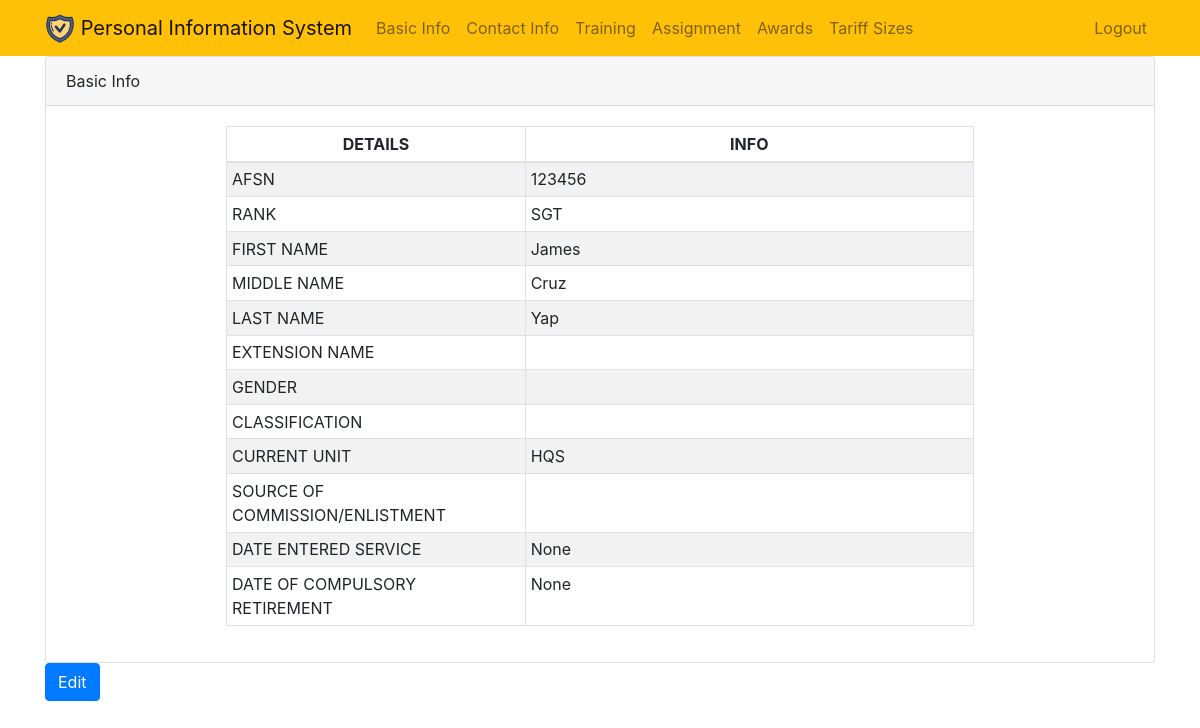
The page /basicinfo/view/ (signed in) on the database as committed earlier.
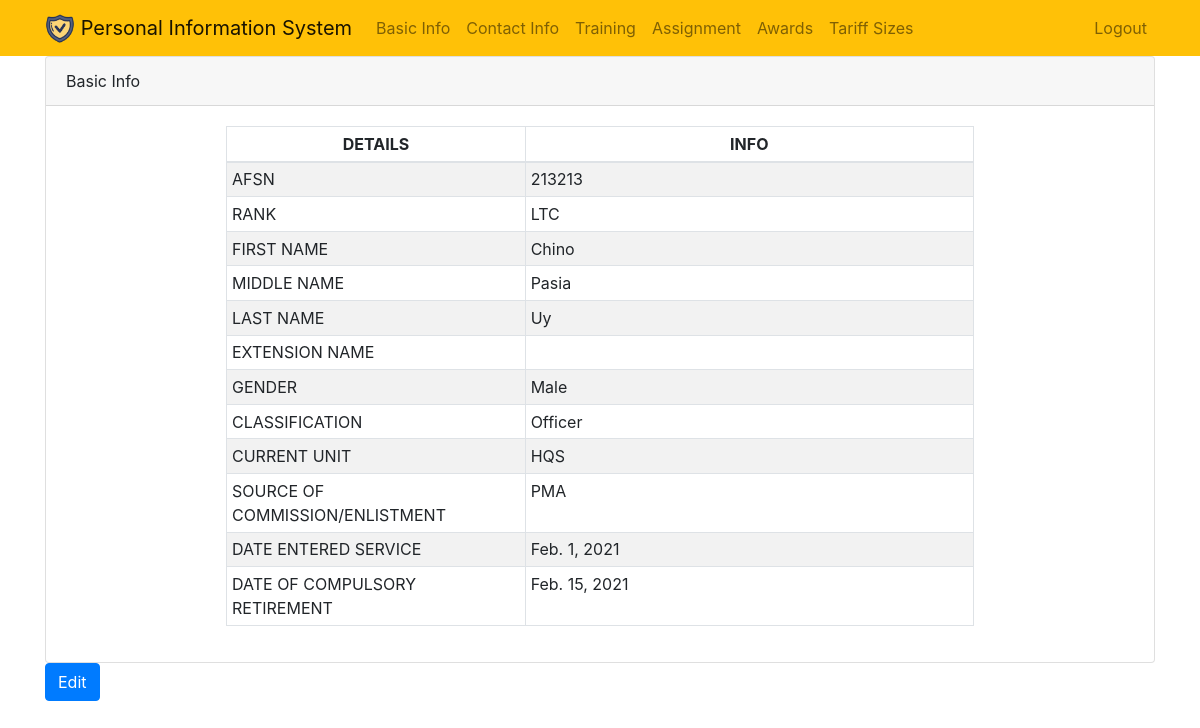
The same page on the database as committed later.
### basic_info/models.py (models this page shows, shortened)
class BasicInfo(models.Model):
	afsn = models.CharField(max_length=10, blank=True, verbose_name='AFSN')
	firstname = models.CharField(max_length=50, blank=True, verbose_name='FIRST NAME')
	middlename = models.CharField(max_length=50, blank=True, verbose_name='MIDDLE NAME')
	lastname = models.CharField(max_length=50, blank=True, verbose_name='LAST NAME')
	extensionname = models.CharField(max_length=50, blank=True, verbose_name='EXTENSION NAME')
	gender_choice = (
        ("Male", "Male"),
        ("Female", "Female"),
    )
	gender = models.CharField(choices=gender_choice, max_length=20, blank=True, verbose_name='GENDER')
	classification_choice = (
        ("Officer", "Officer"),
        ("Enlisted", "Enlisted"),
    )
	classification = models.CharField(choices=classification_choice,max_length=20, blank=True, verbose_name='CLASSIFICATION')
	rank = models.CharField(max_length=20, blank=True, verbose_name='RANK')
	assign = models.CharField(max_length=20, blank=True, verbose_name='CURRENT UNIT')
	source = models.CharField(max_length=20, blank=True, verbose_name='SOURCE OF COMMISION')
	dateentersvc = models.DateField(null=True, blank=True, verbose_name='DATE ENTERED SERVICE')
	datecompret = models.DateField(null=True, blank=True, verbose_name='DATE OF COMPULSORY RETIREMENT')
	user = models.ForeignKey(User, on_delete=models.CASCADE)

### basic_info/views.py (the view)
# urls.py: path('view/', views.basicinfoview, name='basicinfoview'),
@login_required
def basicinfoview(request):
	basics = BasicInfo.objects.filter(user=request.user)
	return render(request, 'basic_info/basicinfoview.html', {'basics':basics})

### basic_info/templates/basic_info/basicinfoview.html (shortened to what this page needs)
{% extends 'basic_info/base.html' %}
{% block content %}
    {% if basics %}
        <div class="row">
		    <div class="col-lg-12">
		        <div class="card">
		            <div class="card-header">
		                Basic Info </div>
		            <div class="card-body">
		                <table class="table table-responsive-sm table-bordered table-striped table-sm" style="width:70%" align="center">
		                    <thead>
		                        <tr align="center">
		                        	<th style="width:40%">DETAILS</th>
		                            <th style="width:60%">INFO</th>
		                        </tr>
		                    </thead>
		                    <tbody>
		                        {% for basic in basics %}
		                            <tr>
		                                <td>AFSN</td>
                                        <td>{{ basic.afsn }}</td>
                                    </tr>
                                    <tr>
                                        <td>RANK</td>
                                        <td>{{ basic.rank }}</td>
                                    </tr>
                                    <tr>
                                        <td>FIRST NAME</td>
                                        <td>{{ basic.firstname }}</td>
                                    </tr>
                                    <tr>
                                        <td>MIDDLE NAME</td>
                                        <td>{{ basic.middlename }}</td>
                                    </tr>
                                    <tr>
                                        <td>LAST NAME</td>
                                        <td>{{ basic.lastname }}</td>
                                    </tr>
                                    <tr>
                                        <td>EXTENSION NAME</td>
                                        <td>{{ basic.extensioname }}</td>
                                    </tr>
                                    <tr>
                                        <td>GENDER</td>
		                                <td>{{ basic.gender }}</td>
                                    </tr>
                                    <tr>
                                        <td>CLASSIFICATION</td>
		                                <td>{{ basic.classification }}</td>
                                    </tr>
                                    <tr>
                                        <td>CURRENT UNIT</td>
		                                <td>{{ basic.assign }}</td>
		                            </tr>
                                    <tr>
                                        <td>SOURCE OF COMMISSION/ENLISTMENT</td>
		                                <td>{{ basic.source }}</td>
                                    </tr>
                                    <tr>
                                        <td>DATE ENTERED SERVICE</td>
		                                <td>{{ basic.dateentersvc }}</td>
                                    </tr>
                                    <tr>
                                        <td>DATE OF COMPULSORY RETIREMENT</td>
		                                <td>{{ basic.datecompret }}</td>
		                            </tr>
		                        {% endfor %}
		                    </tbody>
		                </table>
		            </div>
		        </div>
		    </div>
		</div>
        <a href="{% url 'basicinfoedit' %}">
        	<button id="edit" type="button" class="btn btn-primary">Edit</button>
        </a>
    {% endif %}
{% endblock %}

### basic_info/templates/basic_info/base.html (shortened to what this page needs)
{% load static %}
<!doctype html>
<html lang="en">
<head>
    <link rel="stylesheet" href="https://stackpath.bootstrapcdn.com/bootstrap/4.4.1/css/bootstrap.min.css">
</head>
<body>
<nav class="navbar navbar-expand-md navbar-light bg-warning">
<div class="container">
    <a class="navbar-brand" href="{% url 'home' %}">
         <img src="{% static 'basic_info/images/shield.png' %}" width="30" height="30" class="d-inline-block align-top">
        <span>Personal Information System</span>
    </a>
    <div class="collapse navbar-collapse" id="navbarNav">
    {% if user.is_authenticated %}
        <ul class="navbar-nav mr-auto">
                <li class="nav-item {{ current }}">
                    <a class="nav-link" href="{% url 'basicinfoview' %}">Basic Info</a>
                </li>
                <li class="nav-item {{ create }}">
                    <a class="nav-link" href="#">Contact Info</a>
                </li>
                <li class="nav-item {{ completed }}">
                    <a class="nav-link" href="{% url 'trainingview' %}">Training</a>
                </li>
                <li class="nav-item {{ create }}">
                    <a class="nav-link" href="{% url 'assignmentview' %}">Assignment</a>
                </li>
                <li class="nav-item {{ create }}">
                    <a class="nav-link" href="#">Awards</a>
                </li>
                <li class="nav-item {{ create }}">
                    <a class="nav-link" href="#">Tariff Sizes</a>
                </li>
        </ul>
    {% endif %}
    <ul class="navbar-nav ml-auto">
            {% if user.is_authenticated %}
                <li class="nav-item">
                    <a href="#" onclick="$('#signOutBtn').click()" class="nav-link">Logout</a>
                </li>
            {% endif %}
        </ul>
    </div>
</div>
</nav>
<div class="container">
{% block content %}{% endblock %}
</div>
</body>
</html>

Rows that differ between the two databases and show on the page:
removed BasicInfo: afsn "123456", rank "SGT", firstname "James", middlename "Cruz", lastname "Yap", assign "HQS", dateentersvc "None", datecompret "None"
added BasicInfo: afsn "213213", rank "LTC", firstname "Chino", middlename "Pasia", lastname "Uy", gender "Male", classification "Officer", assign "HQS", source "PMA", dateentersvc "Feb. 1, 2021", datecompret "Feb. 15, 2021"
